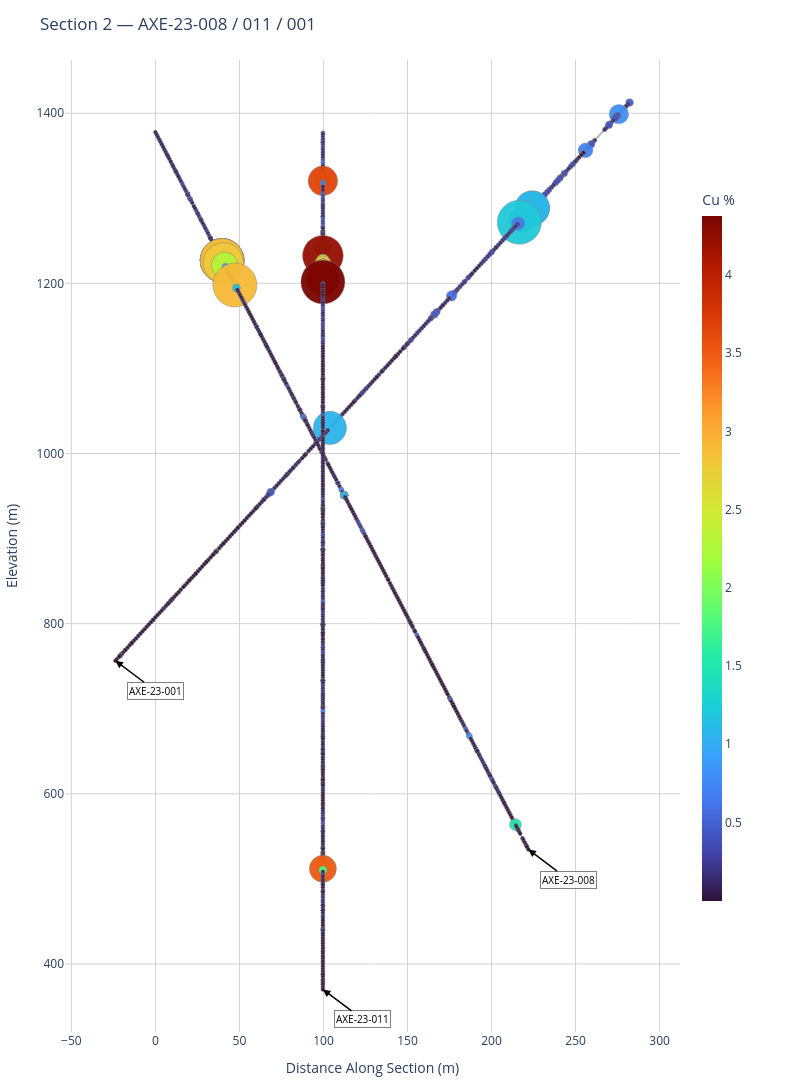

The notebook cell saved with this chart:
### Markdown cell above
**Cross-Section 2 — E-W Strike (AXE-23-008 / 011 / 001)**

This section cuts north-south through the three near-vertical to steeply-dipping holes. AXE-23-011, the highest-scoring hole in the program, is included here — its grade distribution at depth is directly visible against the flanking holes.

### Code cell
# Section 2 line: use 008 collar as one end, 001 collar as the other
x1_raw = geometry_df.loc[geometry_df['hole_id'] == "AXE-23-008", "x"].iloc[0]
y1_raw = geometry_df.loc[geometry_df['hole_id'] == "AXE-23-008", "y"].iloc[0]

x2_raw = geometry_df.loc[geometry_df['hole_id'] == "AXE-23-001", "x"].iloc[0]
y2_raw = geometry_df.loc[geometry_df['hole_id'] == "AXE-23-001", "y"].iloc[0]

x1, y1, x2, y2 = enforce_left_to_right(x1_raw, y1_raw, x2_raw, y2_raw)

make_section(
    hole_ids=["AXE-23-008", "AXE-23-011", "AXE-23-001"],
    title="Section 2 — AXE-23-008 / 011 / 001",
    x1=x1, y1=y1, x2=x2, y2=y2
)

### Figure 1 — Plotly figure (JSON) as saved in the notebook; plotly's stock layout.template omitted (floating-point values rounded to 4 significant figures; data arrays with more than 128 entries replaced by an {"elided": "..."} marker saying what was removed)
{"data": [{"line": {"color": "rgba(80,80,80,0.4)", "width": 2}, "mode": "lines", "name": "AXE-23-001", "showlegend": false, "type": "scatter", "x": {"elided": "351 float values"}, "y": {"elided": "351 float values"}}, {"marker": {"color": {"elided": "351 float values"}, "coloraxis": "coloraxis", "colorscale": [[0, "#30123b"], [0.07143, "#4145ab"], [0.1429, "#4675ed"], [0.2143, "#39a2fc"], [0.2857, "#1bcfd4"], [0.3571, "#24eca6"], [0.4286, "#61fc6c"], [0.5, "#a4fc3b"], [0.5714, "#d1e834"], [0.6429, "#f3c63a"], [0.7143, "#fe9b2d"], [0.7857, "#f36315"], [0.8571, "#d93806"], [0.9286, "#b11901"], [1, "#7a0402"]], "line": {"color": "grey", "width": 0.5}, "opacity": 0.95, "size": {"elided": "351 float values"}}, "mode": "markers", "name": "AXE-23-001", "showlegend": false, "type": "scatter", "x": {"elided": "351 float values"}, "y": {"elided": "351 float values"}}, {"line": {"color": "rgba(80,80,80,0.4)", "width": 2}, "mode": "lines", "name": "AXE-23-008", "showlegend": false, "type": "scatter", "x": {"elided": "438 float values"}, "y": {"elided": "438 float values"}}, {"marker": {"color": {"elided": "438 float values"}, "coloraxis": "coloraxis", "colorscale": [[0, "#30123b"], [0.07143, "#4145ab"], [0.1429, "#4675ed"], [0.2143, "#39a2fc"], [0.2857, "#1bcfd4"], [0.3571, "#24eca6"], [0.4286, "#61fc6c"], [0.5, "#a4fc3b"], [0.5714, "#d1e834"], [0.6429, "#f3c63a"], [0.7143, "#fe9b2d"], [0.7857, "#f36315"], [0.8571, "#d93806"], [0.9286, "#b11901"], [1, "#7a0402"]], "line": {"color": "grey", "width": 0.5}, "opacity": 0.95, "size": {"elided": "438 float values"}}, "mode": "markers", "name": "AXE-23-008", "showlegend": false, "type": "scatter", "x": {"elided": "438 float values"}, "y": {"elided": "438 float values"}}, {"line": {"color": "rgba(80,80,80,0.4)", "width": 2}, "mode": "lines", "name": "AXE-23-011", "showlegend": false, "type": "scatter", "x": {"elided": "472 float values"}, "y": {"elided": "472 float values"}}, {"marker": {"color": {"elided": "472 float values"}, "coloraxis": "coloraxis", "colorscale": [[0, "#30123b"], [0.07143, "#4145ab"], [0.1429, "#4675ed"], [0.2143, "#39a2fc"], [0.2857, "#1bcfd4"], [0.3571, "#24eca6"], [0.4286, "#61fc6c"], [0.5, "#a4fc3b"], [0.5714, "#d1e834"], [0.6429, "#f3c63a"], [0.7143, "#fe9b2d"], [0.7857, "#f36315"], [0.8571, "#d93806"], [0.9286, "#b11901"], [1, "#7a0402"]], "line": {"color": "grey", "width": 0.5}, "opacity": 0.95, "size": {"elided": "472 float values"}}, "mode": "markers", "name": "AXE-23-011", "showlegend": false, "type": "scatter", "x": {"elided": "472 float values"}, "y": {"elided": "472 float values"}}], "layout": {"annotations": [{"arrowcolor": "black", "arrowhead": 2, "arrowsize": 1, "arrowwidth": 1.5, "ax": 40, "ay": 30, "bgcolor": "rgba(255,255,255,0.7)", "bordercolor": "grey", "borderwidth": 1, "font": {"color": "black", "size": 10}, "showarrow": true, "text": "AXE-23-001", "x": -23.81, "y": 756.4}, {"arrowcolor": "black", "arrowhead": 2, "arrowsize": 1, "arrowwidth": 1.5, "ax": 40, "ay": 30, "bgcolor": "rgba(255,255,255,0.7)", "bordercolor": "grey", "borderwidth": 1, "font": {"color": "black", "size": 10}, "showarrow": true, "text": "AXE-23-008", "x": 221.9, "y": 534.5}, {"arrowcolor": "black", "arrowhead": 2, "arrowsize": 1, "arrowwidth": 1.5, "ax": 40, "ay": 30, "bgcolor": "rgba(255,255,255,0.7)", "bordercolor": "grey", "borderwidth": 1, "font": {"color": "black", "size": 10}, "showarrow": true, "text": "AXE-23-011", "x": 99.65, "y": 370}], "coloraxis": {"cmax": 4.38, "cmin": 0.0006, "colorbar": {"len": 0.75, "thickness": 20, "title": {"text": "Cu %"}}, "colorscale": [[0, "#30123b"], [0.07143, "#4145ab"], [0.1429, "#4675ed"], [0.2143, "#39a2fc"], [0.2857, "#1bcfd4"], [0.3571, "#24eca6"], [0.4286, "#61fc6c"], [0.5, "#a4fc3b"], [0.5714, "#d1e834"], [0.6429, "#f3c63a"], [0.7143, "#fe9b2d"], [0.7857, "#f36315"], [0.8571, "#d93806"], [0.9286, "#b11901"], [1, "#7a0402"]]}, "height": 1400, "margin": {"b": 60, "l": 60, "r": 120, "t": 60}, "paper_bgcolor": "white", "plot_bgcolor": "white", "showlegend": false, "title": {"text": "Section 2 — AXE-23-008 / 011 / 001"}, "width": 800, "xaxis": {"gridcolor": "lightgray", "range": [-53.81, 312.1], "showgrid": true, "title": {"text": "Distance Along Section (m)"}, "zeroline": false}, "yaxis": {"gridcolor": "lightgray", "range": [320, 1463.0], "showgrid": true, "title": {"text": "Elevation (m)"}, "zeroline": false}}}
